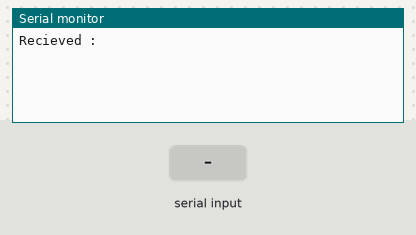
Bench run of a sketch on a simulated Arduino Uno, built with avr-gcc and run on an emulated ATmega328P. Parts: the last lines printed to the serial monitor. Inputs (shaded band) come from the test bench.

Above: at 1.2 s.
1.3 s: "1\n" received over Serial
At 2.7 s:
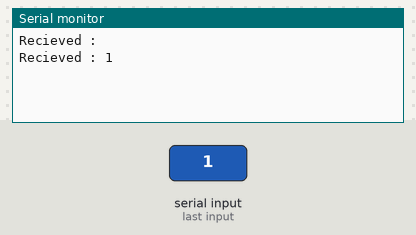
2.8 s: "0\n" received over Serial
At 4.2 s:
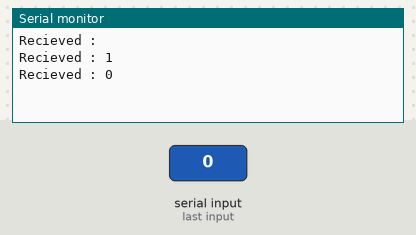
4.3 s: "2\n" received over Serial
At 6.1 s:
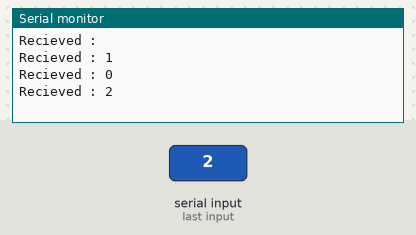

Measured:
- after the input at 1.3 s, the serial monitor: prints a new line after 1.0 s (image 1)
- after the input at 2.8 s, the serial monitor: prints a new line after 1.0 s (image 2)
- after the input at 4.3 s, the serial monitor: prints a new line after 1.0 s (image 3)

The sketch:

openCV_arduino_link_2.ino
```cpp
String cmd;
String str="";

void setup()
{
  Serial.begin(115200);
}

void loop()
{
   while(Serial.available()>0)
   {}
   cmd=Serial.readStringUntil('\r');
   str=("Recieved : " + cmd);
   Serial.println(str);
}
```
